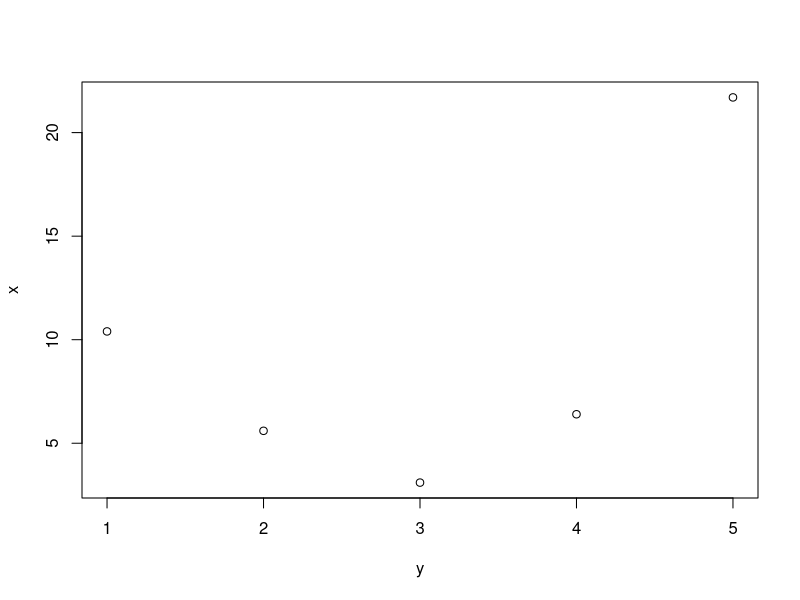
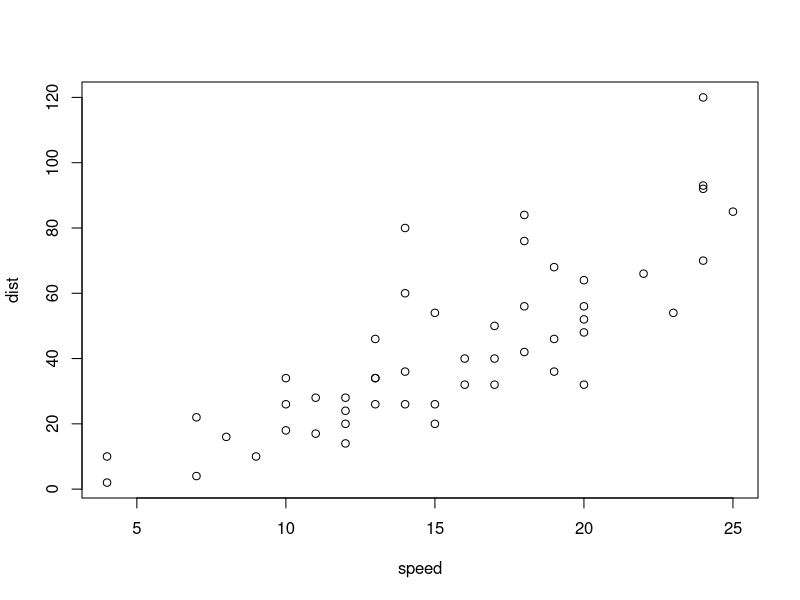

Write R code to recreate these figures, in order.
## ---- chunk 1
knitr::opts_chunk$set(echo = TRUE)
knitr::opts_chunk$set(
  fig.path = "README_figs/README-")
## ---- chunk 2
# setwd("~/Dropbox/PhD Work/TA Items/DiseaseLab_Spring 2019/")
## ---- chunk 3
x <- c(10.4, 5.6, 3.1, 6.4, 21.7)

#print x to see it in your console
x
## ---- chunk 4
2*x
## ---- chunk 5
y <-c(1,2,3,4,5)

plot(x~y)
## ---- chunk 6
#set the variable z to equal 10
z <- 10

#if you were to change it to 15

z <- 15

#you have reset the variable so that it no longer is = to 10, but now 15.

## ---- chunk 7
cars_data <- cars
## ---- chunk 8

str(cars_data) #shows you the structure of your dataset (i.e. are you columns numeric, factors, etc.)

View(cars_data) #view the entire dataframe in a new tab

names(cars_data) #view just the names of the columns of data this is 
# really useful when you're trying to remember which partsof the data 
# to call for functions and plots (i.e. speed~dist)


## ---- chunk 9
plot(dist~speed, data = cars_data)
## ---- chunk 10
# the help() command will bring up the help file for whatever command you 
# are working with. Here you see it with plot
help(plot)

#the same is true with the ? function ?? but will search more of R for your information

?plot

??plot
